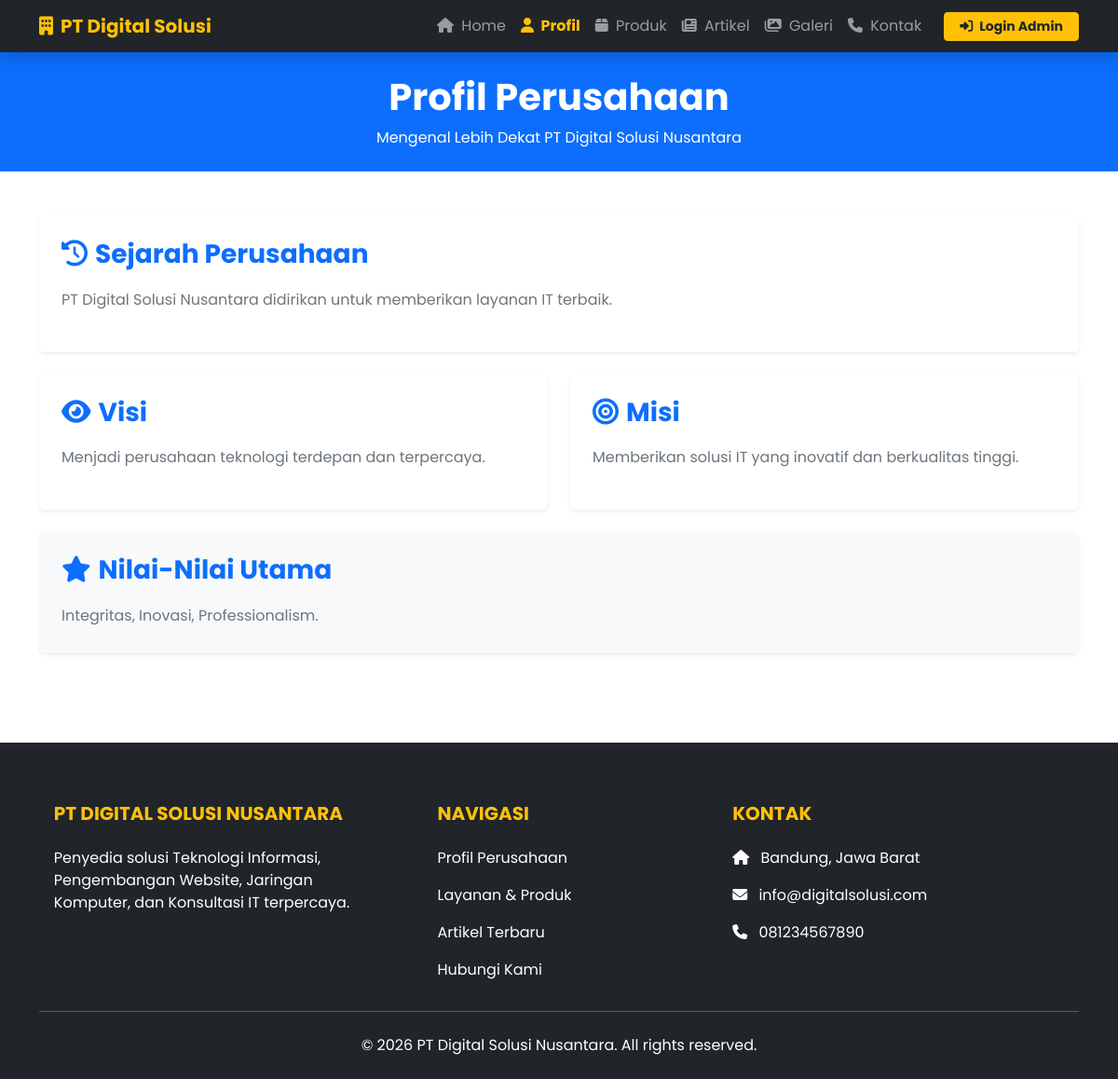
The app's page /profile.php with its own data.
### tables this page shows
CREATE TABLE `profil` (
  `id` INT AUTO_INCREMENT PRIMARY KEY,
  `sejarah` TEXT,
  `visi` TEXT,
  `misi` TEXT,
  `nilai_perusahaan` TEXT,
  `alamat` TEXT,
  `telepon` VARCHAR(20),
  `email` VARCHAR(100),
  `maps_embed` TEXT
);

### includes/functions.php (called while the page is built, shortened)
<?php
function e($str) {
    return htmlspecialchars($str ?? '', ENT_QUOTES, 'UTF-8');
}

### profile.php (the view)
<?php
include "config/koneksi.php";
include "includes/header.php";
$query = mysqli_query($koneksi, "SELECT * FROM profil LIMIT 1");
$profil = mysqli_fetch_assoc($query);
?>
<section class="bg-primary text-white py-4 mb-5">
    <div class="container text-center">
        <h1 class="fw-bold">Profil Perusahaan</h1>
        <p class="mb-0">Mengenal Lebih Dekat PT Digital Solusi Nusantara</p>
    </div>
</section>
<div class="container mb-5">
    <div class="row g-4">
        <div class="col-12">
            <div class="card shadow-sm border-0 p-4">
                <h3 class="fw-bold text-primary mb-3"><i class="fa-solid fa-history me-2"></i>Sejarah Perusahaan</h3>
                <p class="text-secondary lh-lg" style="text-align: justify;">
                    <?= !empty($profil['sejarah']) ? nl2br(e($profil['sejarah'])) : 'Data sejarah perusahaan belum diisi.'; ?>
                </p>
            </div>
        </div>
        <div class="col-md-6">
            <div class="card h-100 shadow-sm border-0 p-4">
                <h3 class="fw-bold text-primary mb-3"><i class="fa-solid fa-eye me-2"></i>Visi</h3>
                <p class="text-secondary lh-lg">
                    <?= !empty($profil['visi']) ? nl2br(e($profil['visi'])) : 'Data visi belum diisi.'; ?>
                </p>
            </div>
        </div>
        <div class="col-md-6">
            <div class="card h-100 shadow-sm border-0 p-4">
                <h3 class="fw-bold text-primary mb-3"><i class="fa-solid fa-bullseye me-2"></i>Misi</h3>
                <p class="text-secondary lh-lg">
                    <?= !empty($profil['misi']) ? nl2br(e($profil['misi'])) : 'Data misi belum diisi.'; ?>
                </p>
            </div>
        </div>
        <div class="col-12">
            <div class="card shadow-sm border-0 p-4 bg-light">
                <h3 class="fw-bold text-primary mb-3"><i class="fa-solid fa-star me-2"></i>Nilai-Nilai Utama</h3>
                <p class="text-secondary lh-lg mb-0">
                    <?= !empty($profil['nilai_perusahaan']) ? nl2br(e($profil['nilai_perusahaan'])) : 'Data nilai perusahaan belum diisi.'; ?>
                </p>
            </div>
        </div>
    </div>
</div>
<?php
include "includes/footer.php";
?>

### includes/header.php (shortened to what this page needs)
<?php
include_once __DIR__ . "/functions.php";
$current_page = basename($_SERVER['PHP_SELF']);
?>
<!DOCTYPE html>
<html lang="id">
<head>
    <link href="https://cdn.jsdelivr.net/npm/bootstrap@5.3.2/dist/css/bootstrap.min.css" rel="stylesheet">
    <link rel="stylesheet" href="https://cdnjs.cloudflare.com/ajax/libs/font-awesome/6.4.2/css/all.min.css">
    <link rel="stylesheet" href="assets/css/style.css">
</head>
<body>
<nav class="navbar navbar-expand-lg navbar-dark bg-dark sticky-top shadow">
  <div class="container">
    <a class="navbar-brand fw-bold text-warning" href="index.php">
        <i class="fa-solid fa-building me-2"></i>PT Digital Solusi
    </a>
    <div class="collapse navbar-collapse" id="navbarNav">
      <ul class="navbar-nav ms-auto mb-2 mb-lg-0 align-items-lg-center">
        <li class="nav-item">
          <a class="nav-link <?= ($current_page == 'index.php') ? 'active fw-bold text-warning' : ''; ?>" href="index.php">
            <i class="fa-solid fa-house me-1"></i> Home
          </a>
        </li>
        <li class="nav-item">
          <a class="nav-link <?= ($current_page == 'profile.php') ? 'active fw-bold text-warning' : ''; ?>" href="profile.php">
            <i class="fa-solid fa-user me-1"></i> Profil
          </a>
        </li>
        <li class="nav-item">
          <a class="nav-link <?= ($current_page == 'produk.php' || $current_page == 'detail_produk.php') ? 'active fw-bold text-warning' : ''; ?>" href="produk.php">
            <i class="fa-solid fa-box me-1"></i> Produk
          </a>
        </li>
        <li class="nav-item">
          <a class="nav-link <?= ($current_page == 'artikel.php' || $current_page == 'detail_artikel.php') ? 'active fw-bold text-warning' : ''; ?>" href="artikel.php">
            <i class="fa-solid fa-newspaper me-1"></i> Artikel
          </a>
        </li>
        <li class="nav-item">
          <a class="nav-link <?= ($current_page == 'galeri.php') ? 'active fw-bold text-warning' : ''; ?>" href="galeri.php">
            <i class="fa-solid fa-images me-1"></i> Galeri
          </a>
        </li>
        <li class="nav-item">
          <a class="nav-link <?= ($current_page == 'kontak.php') ? 'active fw-bold text-warning' : ''; ?>" href="kontak.php">
            <i class="fa-solid fa-phone me-1"></i> Kontak
          </a>
        </li>
        <li class="nav-item ms-lg-3 mt-2 mt-lg-0">
          <a class="btn btn-warning btn-sm text-dark fw-bold px-3 w-100" href="admin/login.php">
            <i class="fa-solid fa-right-to-bracket me-1"></i> Login Admin
          </a>
        </li>
      </ul>
    </div>
  </div>
</nav>

### includes/footer.php (shortened to what this page needs)
<footer class="bg-dark text-white pt-5 pb-4 mt-5">
  <div class="container text-center text-md-start">
    <div class="row">
      <div class="col-md-4 col-lg-4 col-xl-4 mx-auto mt-3">
        <h5 class="text-uppercase mb-4 fw-bold text-warning">PT Digital Solusi Nusantara</h5>
        <p>Penyedia solusi Teknologi Informasi, Pengembangan Website, Jaringan Komputer, dan Konsultasi IT terpercaya.</p>
      </div>
      <div class="col-md-3 col-lg-3 col-xl-3 mx-auto mt-3">
        <h5 class="text-uppercase mb-4 fw-bold text-warning">Navigasi</h5>
        <p><a href="profile.php" class="text-white text-decoration-none">Profil Perusahaan</a></p>
        <p><a href="produk.php" class="text-white text-decoration-none">Layanan & Produk</a></p>
        <p><a href="artikel.php" class="text-white text-decoration-none">Artikel Terbaru</a></p>
        <p><a href="kontak.php" class="text-white text-decoration-none">Hubungi Kami</a></p>
      </div>
      <div class="col-md-4 col-lg-4 col-xl-4 mx-auto mt-3">
        <h5 class="text-uppercase mb-4 fw-bold text-warning">Kontak</h5>
        <p><i class="fas fa-home me-2"></i> Bandung, Jawa Barat</p>
        <p><i class="fas fa-envelope me-2"></i> info@digitalsolusi.com</p>
        <p><i class="fas fa-phone me-2"></i> 081234567890</p>
      </div>
    </div>
    <hr class="mb-4">
    <div class="row align-items-center">
      <div class="col-md-12 text-center">
        <p class="mb-0">&copy; <?= date('Y'); ?> PT Digital Solusi Nusantara. All rights reserved.</p>
      </div>
    </div>
  </div>
</footer>
</body>
</html>

### assets/css/style.css (style rules this page uses)
body { font-family: 'Poppins', sans-serif; display: flex; flex-direction: column; min-height: 100vh; }
.card { transition: all 0.3s ease-in-out; }

### records on screen
profil: sejarah "PT Digital Solusi Nusantara didirikan untuk memberikan layanan IT terbaik.", visi "Menjadi perusahaan teknologi terdepan dan terpercaya.", misi "Memberikan solusi IT yang inovatif dan berkualitas tinggi.", nilai_perusahaan "Integritas, Inovasi, Professionalism."
